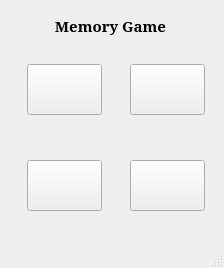
<?xml version="1.0" encoding="UTF-8"?>
<ui version="4.0">
 <class>MainWindow</class>
 <widget class="QMainWindow" name="MainWindow">
  <property name="geometry">
   <rect>
    <x>0</x>
    <y>0</y>
    <width>224</width>
    <height>268</height>
   </rect>
  </property>
  <property name="windowTitle">
   <string>MainWindow</string>
  </property>
  <widget class="QWidget" name="centralwidget">
   <widget class="QPushButton" name="pb_1">
    <property name="geometry">
     <rect>
      <x>27</x>
      <y>64</y>
      <width>75</width>
      <height>51</height>
     </rect>
    </property>
    <property name="text">
     <string/>
    </property>
   </widget>
   <widget class="QPushButton" name="pb_4">
    <property name="geometry">
     <rect>
      <x>130</x>
      <y>160</y>
      <width>75</width>
      <height>51</height>
     </rect>
    </property>
    <property name="text">
     <string/>
    </property>
   </widget>
   <widget class="QPushButton" name="pb_2">
    <property name="geometry">
     <rect>
      <x>130</x>
      <y>64</y>
      <width>75</width>
      <height>51</height>
     </rect>
    </property>
    <property name="text">
     <string/>
    </property>
   </widget>
   <widget class="QPushButton" name="pb_3">
    <property name="geometry">
     <rect>
      <x>27</x>
      <y>160</y>
      <width>75</width>
      <height>51</height>
     </rect>
    </property>
    <property name="text">
     <string/>
    </property>
   </widget>
   <widget class="QLabel" name="label">
    <property name="geometry">
     <rect>
      <x>20</x>
      <y>10</y>
      <width>181</width>
      <height>31</height>
     </rect>
    </property>
    <property name="font">
     <font>
      <family>MS Serif</family>
      <pointsize>11</pointsize>
      <weight>75</weight>
      <bold>true</bold>
     </font>
    </property>
    <property name="text">
     <string>Memory Game</string>
    </property>
    <property name="alignment">
     <set>Qt::AlignCenter</set>
    </property>
   </widget>
  </widget>
  <widget class="QMenuBar" name="menubar">
   <property name="geometry">
    <rect>
     <x>0</x>
     <y>0</y>
     <width>224</width>
     <height>21</height>
    </rect>
   </property>
  </widget>
  <widget class="QStatusBar" name="statusbar"/>
 </widget>
 <resources/>
 <connections/>
</ui>
